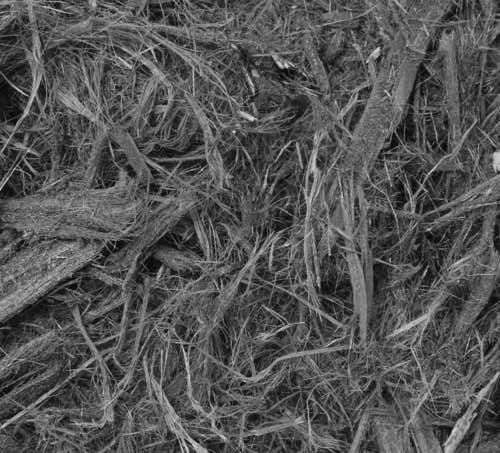
#> input picture Textures/Im01.jpg, 500 x 453 px
$ python -i shape_features.py   (imports and definitions only)
#> lines starting #> are read from the running program, lines starting #| are printed output that depends on the picture; after the words box and inside, x2 and y2 are one past the last pixel; in counts of white or black regions, pixels touching at a corner belong together
"""
Shape Feature Extraction Module

This module implements shape-based descriptors:
1. Fourier Transform Coefficients on contours
2. Histogram of Contour Directions
"""

import cv2
import numpy as np
from typing import Dict, Tuple, Optional


def find_largest_contour(image: np.ndarray) -> Optional[np.ndarray]:
    """
    Find the contour with the most points in the image.

    Args:
        image: Input image (grayscale or color)

    Returns:
        The largest contour or None if no contours found
    """
    # Convert to grayscale if needed
    if len(image.shape) == 3:
        gray = cv2.cvtColor(image, cv2.COLOR_BGR2GRAY)
    else:
        gray = image.copy()

    # Apply binary threshold
    _, binary = cv2.threshold(gray, 127, 255, cv2.THRESH_BINARY)

    # Find contours
    contours, _ = cv2.findContours(binary, cv2.RETR_EXTERNAL, cv2.CHAIN_APPROX_NONE)

    if not contours:
        return None

    # Return contour with most points
    largest_contour = max(contours, key=len)
    return largest_contour


def compute_fourier_descriptors(contour: np.ndarray, num_descriptors: int = 20) -> np.ndarray:
    """
    Compute Fourier descriptors from a contour.

    The Fourier descriptors are obtained by:
    1. Treating the contour as a complex function: z(t) = x(t) + j*y(t)
    2. Computing the FFT
    3. Keeping the first N coefficients (normalized and translation/rotation invariant)

    Args:
        contour: Contour points array of shape (N, 1, 2)
        num_descriptors: Number of Fourier descriptors to keep

    Returns:
        Array of Fourier descriptor magnitudes
    """
    # Reshape contour to (N, 2)
    contour = contour.reshape(-1, 2)

    # Convert to complex representation
    complex_contour = contour[:, 0] + 1j * contour[:, 1]

    # Compute FFT
    fourier_result = np.fft.fft(complex_contour)

    # Take magnitude and normalize
    fourier_magnitudes = np.abs(fourier_result)

    # Make translation invariant (remove DC component)
    fourier_magnitudes[0] = 0

    # Make scale invariant (normalize by first non-zero coefficient)
    if fourier_magnitudes[1] != 0:
        fourier_magnitudes = fourier_magnitudes / fourier_magnitudes[1]

    # Return first num_descriptors coefficients
    descriptors = fourier_magnitudes[:num_descriptors]

    return descriptors


def compute_contour_direction_histogram(contour: np.ndarray, num_bins: int = 8) -> np.ndarray:
    """
    Compute histogram of contour directions.

    This descriptor captures the distribution of edge orientations along the contour.

    Args:
        contour: Contour points array of shape (N, 1, 2)
        num_bins: Number of histogram bins (typically 8 for 8 directions)

    Returns:
        Normalized histogram of contour directions
    """
    # Reshape contour
    contour = contour.reshape(-1, 2)

    if len(contour) < 2:
        return np.zeros(num_bins)

    # Compute direction vectors between consecutive points
    directions = np.diff(contour, axis=0)

    # Compute angles (in radians)
    angles = np.arctan2(directions[:, 1], directions[:, 0])

    # Convert to degrees and normalize to [0, 360)
    angles_deg = np.degrees(angles) % 360

    # Create histogram
    hist, _ = np.histogram(angles_deg, bins=num_bins, range=(0, 360))

    # Normalize histogram
    hist = hist.astype(np.float32)
    if np.sum(hist) > 0:
        hist = hist / np.sum(hist)

    return hist


def extract_shape_features(image: np.ndarray,
                          num_fourier: int = 20,
                          num_direction_bins: int = 8) -> Dict[str, np.ndarray]:
    """
    Extract all shape features from an image.

    Args:
        image: Input image
        num_fourier: Number of Fourier descriptors
        num_direction_bins: Number of bins for direction histogram

    Returns:
        Dictionary containing:
            - 'fourier_descriptors': Fourier transform coefficients
            - 'direction_histogram': Histogram of contour directions
            - 'combined': Concatenated feature vector
    """
    # Find largest contour
    contour = find_largest_contour(image)

    if contour is None or len(contour) < 10:
        # Return zero features if no valid contour found
        fourier_desc = np.zeros(num_fourier)
        direction_hist = np.zeros(num_direction_bins)
    else:
        # Compute Fourier descriptors
        fourier_desc = compute_fourier_descriptors(contour, num_fourier)

        # Compute direction histogram
        direction_hist = compute_contour_direction_histogram(contour, num_direction_bins)

    # Combine all shape features
    combined = np.concatenate([fourier_desc, direction_hist])

    return {
        'fourier_descriptors': fourier_desc.tolist(),
        'direction_histogram': direction_hist.tolist(),
        'combined': combined.tolist()
    }


# [16 lines not run here, left out]

>>> import cv2
>>> picture = cv2.imread('../Textures/Im01.jpg')
#> picture is the input picture: shape (453, 500, 3); min 0, max 218, mean 84.1
>>> result = extract_shape_features(picture)
#> in find_largest_contour, `_, binary = cv2.threshold(gray, 127, 255, cv2.THRESH_BINARY)`:
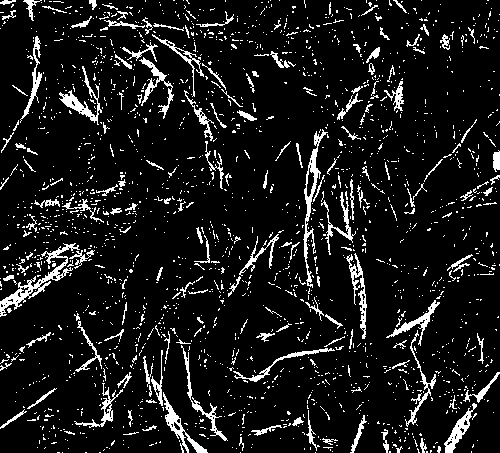
#> binary: shape (453, 500); 9.6% white in thin lines or dots
#> in find_largest_contour, `contours, _ = cv2.findContours(binary, cv2.RETR_EXTERNAL, cv2.CHAIN_AP..`: contours = 2000 contours, 1911 with area under 20; largest, box (x1, y1, x2, y2) and area: (0, 243, 80, 317) 848, (303, 129, 328, 288) 676, (163, 392, 208, 453) 462, (444, 403, 477, 453) 434, (59, 66, 102, 125) 408
#> in find_largest_contour, `largest_contour = max(contours, key=len)`: largest_contour = contour of 478 points, box (x1, y1, x2, y2) (0, 243, 80, 317), area 848
#> in extract_shape_features, `contour = find_largest_contour(image)`: contour has the same summary as largest_contour in find_largest_contour
#> in compute_fourier_descriptors, `contour = contour.reshape(-1, 2)`: contour = 478 pairs, first value 0 to 79, second value 243 to 316
#> in compute_fourier_descriptors, `fourier_magnitudes = np.abs(fourier_result)`: fourier_magnitudes = 478 values, max 133258.5 at index 0, min 0.686 at index 204, mean 378.2
#> in compute_fourier_descriptors, `fourier_magnitudes = fourier_magnitudes / fourier_magnitudes[1]`: fourier_magnitudes = 478 values, max 1.47 at index 477, min 0 at index 0, mean 0.0132
#> in compute_fourier_descriptors, `descriptors = fourier_magnitudes[:num_descriptors]`: descriptors = 20 values, max 1 at index 1, min 0 at index 0, mean 0.114
#> in extract_shape_features, `fourier_desc = compute_fourier_descriptors(contour, num_fourier)`: fourier_desc has the same summary as descriptors in compute_fourier_descriptors
#> in compute_contour_direction_histogram, `directions = np.diff(contour, axis=0)`: directions = 477 pairs, first value -1 to 1, second value -1 to 1
#> in compute_contour_direction_histogram, `angles = np.arctan2(directions[:, 1], directions[:, 0])`: angles = 477 values, max 3.14 at index 5, min -2.36 at index 11, mean 0.673
#> in compute_contour_direction_histogram, `angles_deg = np.degrees(angles) % 360`: angles_deg = 477 values, max 315 at index 13, min 0 at index 1, mean 159.3
#> in compute_contour_direction_histogram, `hist, _ = np.histogram(angles_deg, bins=num_bins, range=(0, 360))`: hist = [81, 28, 49, 84, 75, 33, 43, 84]
#> in compute_contour_direction_histogram, `hist = hist / np.sum(hist)`: hist = [0.17, 0.0587, 0.103, 0.176, 0.157, 0.0692, 0.0901, 0.176]
#> in extract_shape_features, `direction_hist = compute_contour_direction_histogram(contour, num_dire..`: direction_hist has the same summary as hist in compute_contour_direction_histogram
#> in extract_shape_features, `combined = np.concatenate([fourier_desc, direction_hist])`: combined = 28 values, max 1 at index 1, min 0 at index 0, mean 0.117
#> result = 3 items

$ run again, on Textures/Im04.jpg
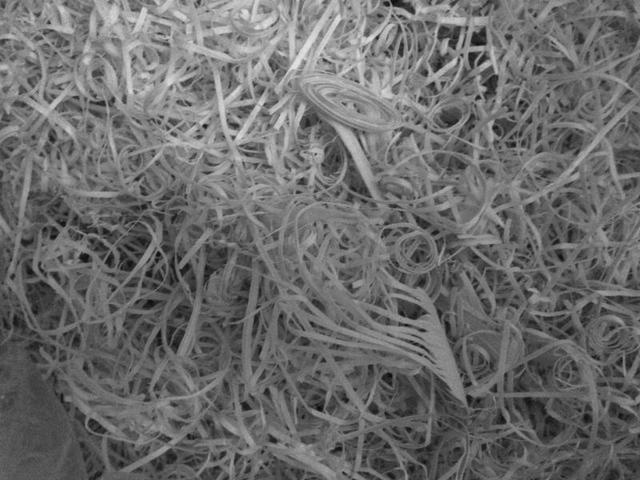
#> input picture Textures/Im04.jpg, 640 x 480 px
#> picture is the input picture: shape (480, 640, 3); min 8, max 231, mean 107.3
#> in find_largest_contour, `_, binary = cv2.threshold(gray, 127, 255, cv2.THRESH_BINARY)`:
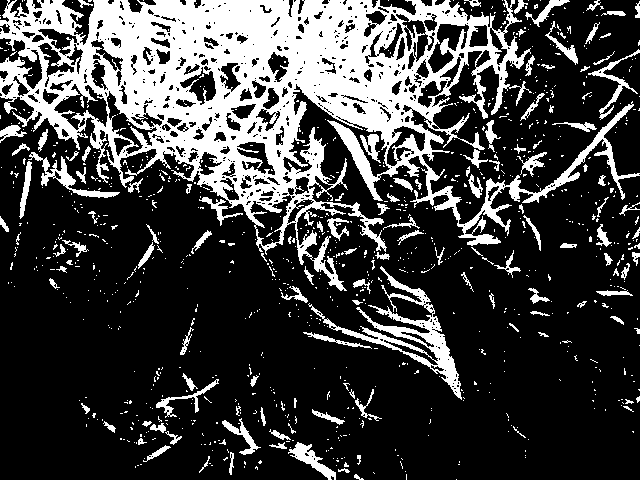
#> binary: shape (480, 640); 25.3% white; 950 white regions (826 under 20 px)
#> contours = 910 contours, 821 with area under 20; largest, box (x1, y1, x2, y2) and area: (0, 0, 640, 291) 75260, (308, 266, 462, 400) 3142, (28, 152, 120, 198) 660, (288, 442, 336, 480) 510, (588, 49, 640, 120) 379
#> largest_contour = contour of 7006 points, box (x1, y1, x2, y2) (0, 0, 640, 291), area 75260
#> in extract_shape_features, `contour = find_largest_contour(image)`: contour has the same summary as largest_contour in find_largest_contour
#> in compute_fourier_descriptors, `contour = contour.reshape(-1, 2)`: contour = 7006 pairs, first value 0 to 639, second value 0 to 290
#> in compute_fourier_descriptors, `fourier_magnitudes = np.abs(fourier_result)`: fourier_magnitudes = 7006 values, max 2486664.2 at index 0, min 0.357 at index 4021, mean 1167
#> in compute_fourier_descriptors, `fourier_magnitudes = fourier_magnitudes / fourier_magnitudes[1]`: fourier_magnitudes = 7006 values, max 2.29 at index 7005, min 0 at index 0, mean 0.0018
#> descriptors = 20 values, max 1 at index 1, min 0 at index 0, mean 0.166
#> fourier_desc has the same summary as descriptors in compute_fourier_descriptors
#> directions = 7005 pairs, first value -1 to 1, second value -1 to 1
#> angles = 7005 values, max 3.14 at index 28, min -2.36 at index 26, mean 0.485
#> angles_deg = 7005 values, max 315 at index 19, min 0 at index 17, mean 155.7
#> in compute_contour_direction_histogram, `hist, _ = np.histogram(angles_deg, bins=num_bins, range=(0, 360))`: hist = [946, 764, 1025, 701, 1079, 705, 1009, 776]
#> in compute_contour_direction_histogram, `hist = hist / np.sum(hist)`: hist = [0.135, 0.109, 0.146, 0.1, 0.154, 0.101, 0.144, 0.111]
#> direction_hist has the same summary as hist in compute_contour_direction_histogram
#> combined = 28 values, max 1 at index 1, min 0 at index 0, mean 0.154
#> result = 3 items
